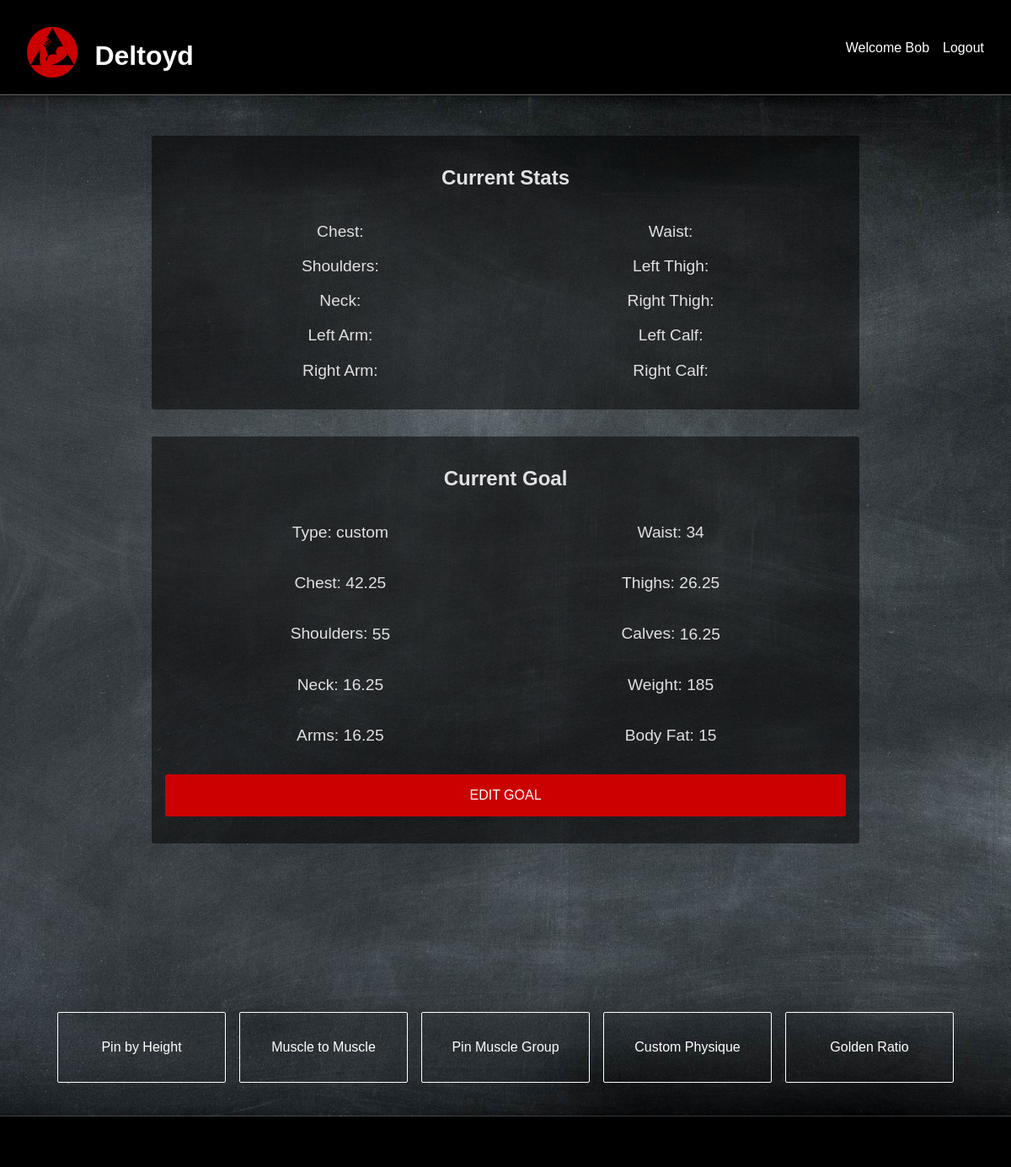
/custom.php (signed in), run on the app's committed database.
### tables this page shows
CREATE TABLE `goals` (
  `memberID` int(11) NOT NULL,
  `goalID` int(11) NOT NULL,
  `bodybuilderID` int(11) NOT NULL,
  `bodybuilderName` varchar(255) NOT NULL,
  `featureName` varchar(255) NOT NULL,
  `currentGoal` tinyint(1) NOT NULL,
  `date` varchar(255) NOT NULL,
  `arms` float NOT NULL,
  `chest` float NOT NULL,
  `waist` float NOT NULL,
  `thighs` float NOT NULL,
  `calves` float NOT NULL,
  `shoulders` float NOT NULL,
  `neck` float NOT NULL,
  `weight` float NOT NULL,
  `bodyFat` float NOT NULL
);

### includes/helper_functions.php (called while the page is built, shortened)
<?php
  function getCurrentUserGoal($memberID, $connection) {
    $goalMeasurements = [];
    $sql = "SELECT * from goals WHERE memberID = ? AND currentGoal = 1";
    if ($stmt = $connection->prepare($sql)) {
      $stmt->bind_param('i', $memberID);
      $stmt->execute();
    } else {
      $error = $connection->errno . ' ' . $connection->error;
      echo $error;
    }
    $result = $stmt->get_result();
    while ($row = $result->fetch_assoc()) {
      $goalMeasurements['bodybuilder'] = $row['bodybuilderName'];
      $goalMeasurements['featureName'] = $row['featureName'];
      $goalMeasurements['date'] = $row['date'];
      $goalMeasurements['arms'] = $row['arms'];
      $goalMeasurements['chest'] = $row['chest'];
      $goalMeasurements['waist'] = $row['waist'];
      $goalMeasurements['thighs'] = $row['thighs'];
      $goalMeasurements['calves'] = $row['calves'];
      $goalMeasurements['shoulders'] = $row['shoulders'];
      $goalMeasurements['neck'] = $row['neck'];
      $goalMeasurements['weight'] = $row['weight'];
      $goalMeasurements['bodyFat'] = $row['bodyFat'];
    }
    return $goalMeasurements;
  }
?>

### custom.php (the view, shortened to what this page needs)
<?php
	require("includes/header.php");
	require_once("includes/db_connection.php");
  	require_once("includes/helper_functions.php");
	$editActive = false;
  $userStats = getProfileInformation($_SESSION['username'], $connection);
  $userGoal = getCurrentUserGoal($_SESSION['memberID'], $connection);
?>
<div class="page-background">
	<div class="content-wrapper">
		<div class="user-stats current">
			<h2>Current Stats</h2>
			<div class="stats-group left">
				<p>Chest: <?php echo $userStats['chest']  ?></p>
				<p>Shoulders: <?php echo $userStats['shoulders']  ?></p>
				<p>Neck: <?php echo $userStats['neck']  ?></p>
				<p>Left Arm: <?php echo $userStats['leftArm']  ?></p>
				<p>Right Arm: <?php echo $userStats['rightArm']  ?></p>
			</div>
			<div class="stats-group right">
				<p>Waist: <?php echo $userStats['waist']  ?></p>
				<p>Left Thigh: <?php echo $userStats['leftThigh']  ?></p>
				<p>Right Thigh: <?php echo $userStats['rightThigh']  ?></p>
				<p>Left Calf: <?php echo $userStats['leftCalf']  ?></p>
				<p>Right Calf: <?php echo $userStats['rightCalf']  ?></p>
			</div>
		</div>
		<form action="<?php echo htmlspecialchars($_SERVER["PHP_SELF"]);?>" method="post">
			<div class="user-stats">
				<h2>Current Goal</h2>
				<div class="custom-stats">
					<div class="stats-group left">
						<div class="custom-stat-group">
							<label>Type:</label>
							<?php echo $userGoal ? "<p>" . $userGoal['featureName'] . "</p>" : "<p>N/A</p>"; ?>
						</div>
						<div class="custom-stat-group">
							<?php echo $editActive ? "<label class='input-label'>Chest:</label>" : "<label>Chest:</label>"?>
							<?php echo $editActive ? "<input class='form-input' type='number' step='any' name='chest' value=". $userGoal['chest'] .">" : "<p>" . $userGoal['chest'] . "</p>"; ?>
						</div>
						<div class="custom-stat-group">
							<?php echo $editActive ? "<label class='input-label'>Shoulders:</label>" : "<label>Shoulders:</label>"?>
							<?php echo $editActive ? "<input class='form-input' type='number' step='any' name='shoulders' value=". $userGoal['shoulders'] .">" : "<p>" . $userGoal['shoulders'] . "</p>"; ?>
						</div>
						<div class="custom-stat-group">
						<?php echo $editActive ? "<label class='input-label'>Neck:</label>" : "<label>Neck:</label>"?>
							<?php echo $editActive ? "<input class='form-input' type='number' step='any' name='neck' value=". $userGoal['neck'] .">" : "<p>" . $userGoal['neck'] . "</p>"; ?>
						</div>
						<div class="custom-stat-group">
							<?php echo $editActive ? "<label class='input-label'>Arms:</label>" : "<label>Arms:</label>"?>
							<?php echo $editActive ? "<input class='form-input' type='number' step='any' name='arms' value=". $userGoal['arms'] .">" : "<p>" . $userGoal['arms'] . "</p>"; ?>
						</div>
					</div>
					<div class="stats-group right">
						<div class="custom-stat-group">
							<?php echo $editActive ? "<label class='input-label'>Waist:</label>" : "<label>Waist:</label>"?>
							<?php echo $editActive ? "<input class='form-input' type='number' step='any' name='waist' value=". $userGoal['waist'] .">" : "<p>" . $userGoal['waist'] . "</p>"; ?>
						</div>
						<div class="custom-stat-group">
							<?php echo $editActive ? "<label class='input-label'>Thighs:</label>" : "<label>Thighs:</label>"?>
							<?php echo $editActive ? "<input class='form-input' type='number' step='any' name='thighs' value=". $userGoal['thighs'] .">" : "<p>" . $userGoal['thighs'] . "</p>"; ?>
						</div>
						<div class="custom-stat-group">
							<?php echo $editActive ? "<label class='input-label'>Calves:</label>" : "<label>Calves:</label>"?>
							<?php echo $editActive ? "<input class='form-input' type='number' step='any' name='calves' value=". $userGoal['calves'] .">" : "<p>" . $userGoal['calves'] . "</p>"; ?>
						</div>
						<div class="custom-stat-group">
						<?php echo $editActive ? "<label class='input-label'>Weight:</label>" : "<label>Weight:</label>"?>
							<?php echo $editActive ? "<input class='form-input' type='number' step='any' name='weight' value=". $userGoal['weight'] .">" : "<p>" . $userGoal['weight'] . "</p>"; ?>
						</div>
						<div class="custom-stat-group">
						<?php echo $editActive ? "<label class='input-label'>Body Fat:</label>" : "<label>Body Fat:</label>"?>
							<?php echo $editActive ? "<input class='form-input' type='number' step='any' name='bodyfat' value=". $userGoal['bodyFat'] .">" : "<p>" . $userGoal['bodyFat'] . "</p>"; ?>
						</div>
					</div>
					<div class="custom-stat-group custom-btn">
						<?php echo $editActive ? "<input class='login-button' type='submit' name='update' value='Update Goal'>" : "<input class='login-button' type='submit' name='edit' value='Edit Goal'>"; ?>
					</div>
				</div>
			</div>
		</form>
	</div>
	<?php require("includes/navigation_bottom.php"); ?>
</div>
<?php require("includes/footer.php");?>

### css/main.css (style rules this page uses)
input { box-sizing: border-box; }
html { scroll-behavior: smooth; }
body { margin: 0; padding: 0; font-family: Bahnschrift, Helvetica; }
.content-wrapper { margin: 0 auto; max-width: 100%; padding-bottom: 2rem; padding-top: 3rem; }
@media screen and (min-width: 600px) { .content-wrapper { width: 70%; } }
.login-button { display: block; font-size: 1rem; color: #fff; text-transform: uppercase; border: 0; width: 100%; height: 50px; background:rgb(204, 0, 0); display: -webkit-box; display: -webkit-flex; display: -moz-box; display: -ms-flexbox; display: flex; justify-content: center; align-items: center; border-radius: 3px; -webkit-transition: all 0.4s; -o-transition: all 0.4s; -moz-transition: all 0.4s; transition: all 0.4s; cursor: pointer; margin-bottom: 1rem; }
.page-background { background-image: url("../img/chalk_background.jpg"); background-repeat: no-repeat; background-size: cover; background-position: center; max-width: 100%; max-height: 100%; }
.profile-info-group p, .custom-stat-group p { display: inline-block; }
.user-stats { background-color: rgba(0, 0, 0, 0.5); padding: 1rem; text-align: center; border-radius: 3px; color: rgb(225, 225, 225); margin-bottom: 2rem; }
.stats-group { font-size: 1.2rem; display: inline-block; width: 48%; }
.custom-stat-group.custom-btn { margin-top: 1rem; }

### data on the page
goals: featureName "custom", chest "42.25", shoulders "55", neck "16.25", arms "16.25", waist "34", thighs "26.25", calves "16.25", weight "185", bodyFat "15"

### other printed values
$_SESSION['first-name'] "Bob"
